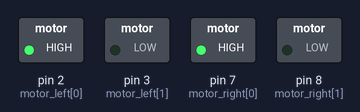
A sketch run on a simulated Arduino Uno, built with avr-gcc and run on an emulated ATmega328P. Shown: switched loads named in the sketch (green lamp = pin HIGH).

Above: at 0.1 s.
Timing chart, 0 to 1.6 s (numbered marks = the images above):
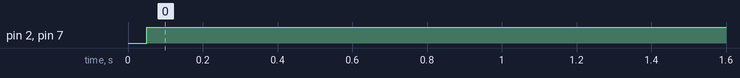

Measured:
- by itself, pin 2 (motor_left[0]), pin 7 (motor_right[0]): LOW → HIGH at 0.05 s

The sketch:

motor_L293D.ino
```cpp
// Motor Code Adopted From: http://www.instructables.com/id/Control-your-motors-with-L293D-and-Arduino/?ALLSTEPS
int motor_left[] = {2, 3};
int motor_right[] = {7, 8};

void setup() {
  for(int i = 0; i < 2; i++){
    pinMode(motor_left[i], OUTPUT);
    pinMode(motor_right[i], OUTPUT);
  }
}

void loop() {
  delay(50);
  drive_forward(); // Change this line to other methods like drive_backward, turn_left, turn_right to test the rotation of wheels
}

void drive_forward() {
  digitalWrite(motor_left[0], HIGH);
  digitalWrite(motor_left[1], LOW);

  digitalWrite(motor_right[0], HIGH);
  digitalWrite(motor_right[1], LOW);
}

void drive_backward() {
  digitalWrite(motor_left[0], LOW);
  digitalWrite(motor_left[1], HIGH);

  digitalWrite(motor_right[0], LOW);
  digitalWrite(motor_right[1], HIGH);
}

void turn_left() {
  digitalWrite(motor_left[0], LOW);
  digitalWrite(motor_left[1], HIGH);

  digitalWrite(motor_right[0], HIGH);
  digitalWrite(motor_right[1], LOW);
}

void turn_right() {
  digitalWrite(motor_left[0], HIGH);
  digitalWrite(motor_left[1], LOW);

  digitalWrite(motor_right[0], LOW);
  digitalWrite(motor_right[1], HIGH);
}

void motor_stop(){
  digitalWrite(motor_left[0], LOW);
  digitalWrite(motor_left[1], LOW);

  digitalWrite(motor_right[0], LOW);
  digitalWrite(motor_right[1], LOW);
}
```
